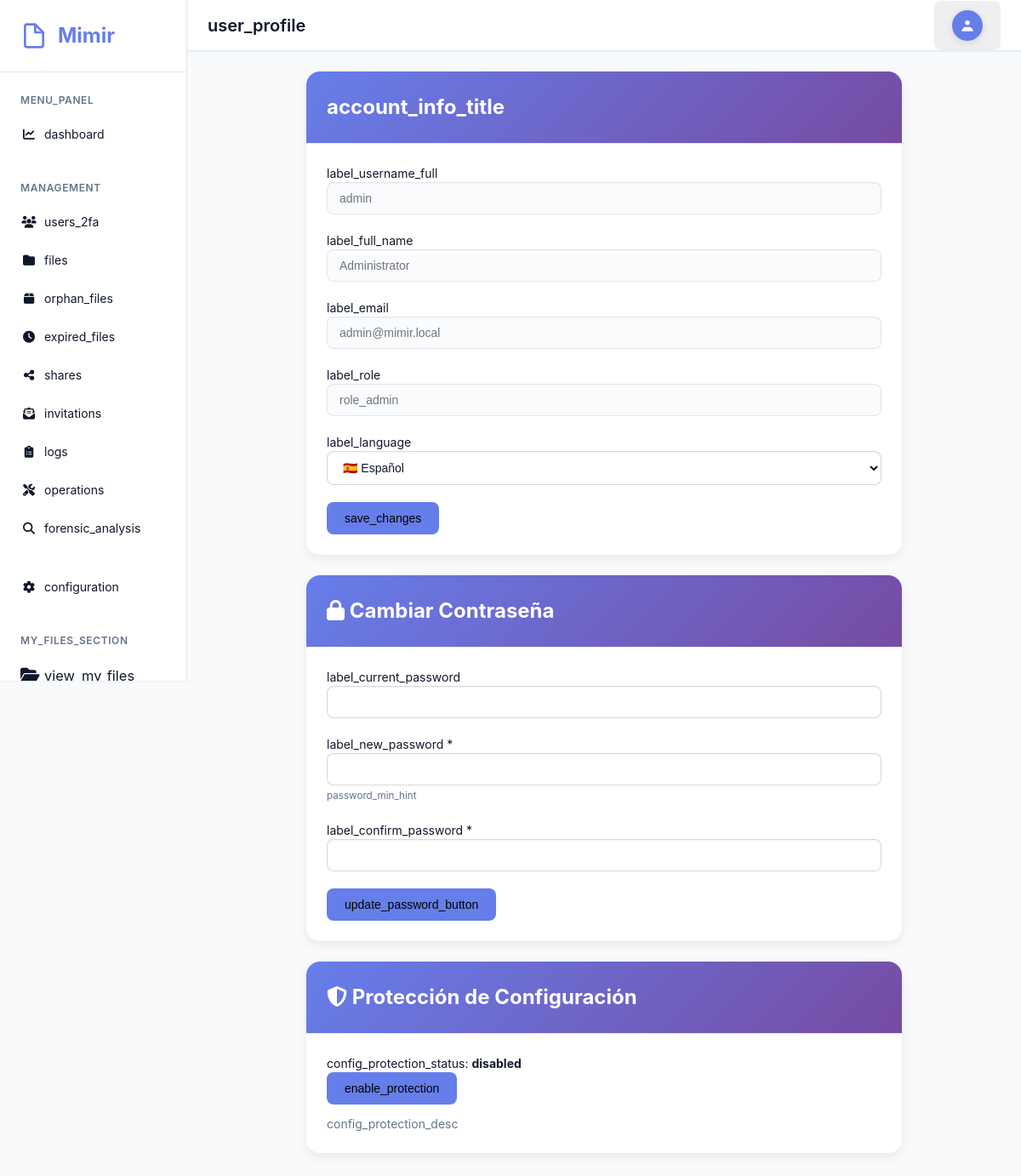
Before: /user/profile.php (signed in) with the older database file.
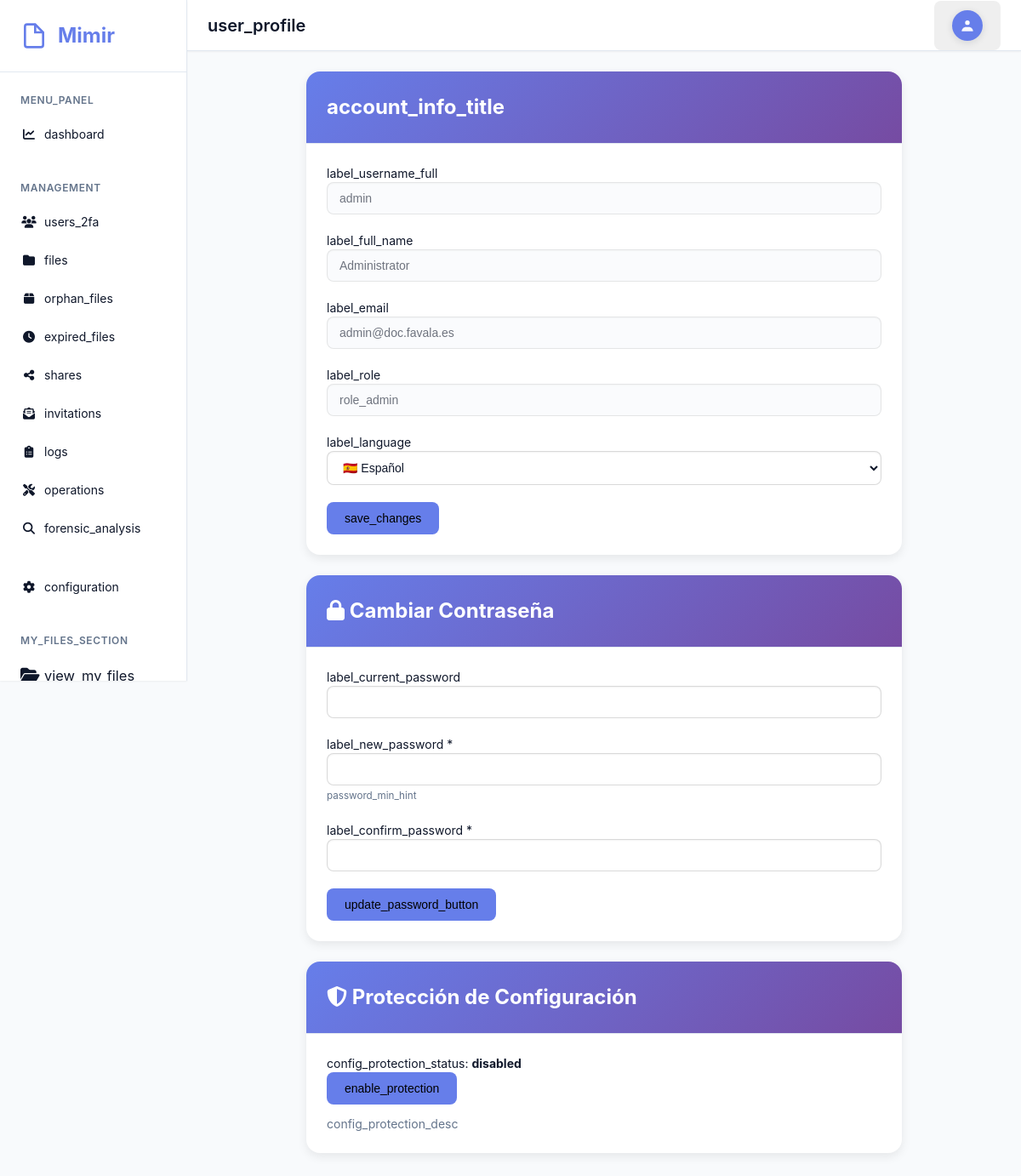
After: the same page with the newer database file.
### tables this page shows
CREATE TABLE `users` (
  `id` int(11) NOT NULL AUTO_INCREMENT,
  `username` varchar(50) NOT NULL,
  `email` varchar(100) NOT NULL,
  `language` varchar(10) DEFAULT NULL,
  `password` varchar(255) DEFAULT NULL,
  `full_name` varchar(100) DEFAULT NULL,
  `role` enum('admin','user') NOT NULL DEFAULT 'user',
  `is_active` tinyint(1) NOT NULL DEFAULT 1,
  `is_ldap` tinyint(1) NOT NULL DEFAULT 0,
  `storage_quota` bigint(20) DEFAULT NULL COMMENT 'Storage quota in bytes, NULL = unlimited',
  `storage_used` bigint(20) NOT NULL DEFAULT 0,
  `require_2fa` tinyint(1) NOT NULL DEFAULT 0 COMMENT 'Admin can force 2FA for this user',
  `force_password_change` tinyint(1) NOT NULL DEFAULT 0 COMMENT 'Require user to change password on next login',
  `trusted_devices` text DEFAULT NULL COMMENT 'JSON array of trusted device hashes',
  `last_login` datetime DEFAULT NULL,
  `locked_until` datetime DEFAULT NULL,
  `created_at` timestamp NOT NULL DEFAULT current_timestamp(),
  `updated_at` timestamp NOT NULL DEFAULT current_timestamp() ON UPDATE current_timestamp(),
  PRIMARY KEY (`id`),
  UNIQUE KEY `username` (`username`),
  KEY `idx_role` (`role`),
  KEY `idx_is_active` (`is_active`),
  KEY `idx_require_2fa` (`require_2fa`),
  KEY `idx_force_password_change` (`force_password_change`)
);

### includes/lang.php (called while the page is built, shortened)
<?php
function load_lang($code) {
    static $loaded = [];
    $code = preg_replace('/[^a-zA-Z0-9_\-]/', '', $code);
    if (isset($loaded[$code])) {
        return $loaded[$code];
    }
    $data = [];
    $loaded[$code] = $data;
    return $data;
}
function t($key, $vars = []) {
    $code = 'es';
    if (session_status() === PHP_SESSION_ACTIVE && !empty($_SESSION['lang'])) {
        $candidate = $_SESSION['lang'];
        if (is_string($candidate)) {
            $code = $candidate;
        }
    }
    $lang = load_lang($code);
    $fallback_en = load_lang('en');
    $fallback_es = load_lang('es');
    $merged = array_merge($fallback_es ?: [], $fallback_en ?: [], $lang ?: []);
    $value = isset($merged[$key]) ? $merged[$key] : $key;
    if ($vars === null || $vars === []) {
        return $value;
    }
    return $value;
}
function get_available_languages() {
    $dir = __DIR__ . '/../lang';
    $files = @scandir($dir) ?: [];
    $langs = [];
    $known = [
        'es' => 'Español',
        'en' => 'English',
        'fr' => 'Français',
        'de' => 'Deutsch'
    ];
    foreach ($files as $f) {
        if (substr($f, -4) === '.php') {
            $code = basename($f, '.php');
            $langs[$code] = $known[$code] ?? ucfirst($code);
        }
    }
    return $langs;
}
function get_language_flag_emoji($code) {
    $map = [
        'es' => "🇪🇸",
        'en' => "🇬🇧",
        'fr' => "🇫🇷",
        'de' => "🇩🇪",
        'pt' => "🇵🇹",
        'it' => "🇮🇹",
        'nl' => "🇳🇱",
        'sv' => "🇸🇪",
        'da' => "🇩🇰",
        'fi' => "🇫🇮",
        'pl' => "🇵🇱",
        'cs' => "🇨🇿",
        'hu' => "🇭🇺",
        'ro' => "🇷🇴",
    ];
    return $map[$code] ?? strtoupper(substr($code,0,2));
}

### includes/auth.php (called while the page is built, shortened)
<?php
require_once __DIR__ . '/config.php';
require_once __DIR__ . '/database.php';
class Auth {
    private $db;
    public function __construct() {
        $this->db = Database::getInstance()->getConnection();
    }
    public function isLoggedIn() {
        return isset($_SESSION['user_id']) && isset($_SESSION['username']);
    }
    public function isAdmin() {
        return $this->isLoggedIn() && $_SESSION['role'] === 'admin';
    }
    public function getUser() {
        return $this->getUserById($_SESSION['user_id']);
    }
    public function checkMaintenanceMode() {
        if ($this->isAdmin()) {
            return;
        }
        require_once __DIR__ . '/../classes/Config.php';
    }
    private function getUserById($id) {
        $stmt = $this->db->prepare("SELECT * FROM users WHERE id = ? LIMIT 1");
        $stmt->execute([$id]);
        return $stmt->fetch();
    }
}

### includes/database.php (called while the page is built, shortened)
<?php
class Database {
    private static $instance = null;
    private $conn;
    private function __construct() {
        try {
            $dsn = "mysql:host=" . DB_HOST . ";dbname=" . DB_NAME . ";charset=" . DB_CHARSET;
            $options = [
                PDO::ATTR_ERRMODE => PDO::ERRMODE_EXCEPTION,
                PDO::ATTR_DEFAULT_FETCH_MODE => PDO::FETCH_ASSOC,
                PDO::ATTR_EMULATE_PREPARES => false,
            ];
            $this->conn = new PDO($dsn, DB_USER, DB_PASS, $options);
        } catch (PDOException $e) {
            error_log("Database connection failed: " . $e->getMessage());
            throw new Exception("Database connection failed");
        }
    }
    public static function getInstance() {
        if (self::$instance === null) {
            self::$instance = new self();
        }
        return self::$instance;
    }
    public function getConnection() {
        return $this->conn;
    }
}

### classes/Config.php (called while the page is built, shortened)
<?php
class Config {
    private $db;
    private $cache = [];
    public function __construct() {
        $this->db = Database::getInstance()->getConnection();
        $this->loadConfig();
    }
    private function loadConfig() {
        try {
            $stmt = $this->db->query("SELECT config_key, config_value, config_type FROM config");
            while ($row = $stmt->fetch()) {
                $this->cache[$row['config_key']] = $this->castValue($row['config_value'], $row['config_type']);
            }
        } catch (Exception $e) {
            error_log("Config load error: " . $e->getMessage());
        }
    }
    public function get($key, $default = null) {
        return $this->cache[$key] ?? $default;
    }
    private function castValue($value, $type) {
        switch ($type) {
            case 'number':
                return is_numeric($value) ? (int)$value : 0;
            case 'boolean':
                return (bool)$value;
            case 'json':
                return json_decode($value, true);
            default:
                return $value;
        }
    }
}

### public/user/profile.php (the view, shortened to what the changed rows need)
<?php
require_once __DIR__ . '/../../includes/config.php';
require_once __DIR__ . '/../../includes/database.php';
require_once __DIR__ . '/../../includes/auth.php';
require_once __DIR__ . '/../../includes/layout.php';
require_once __DIR__ . '/../../classes/Config.php';
$auth = new Auth();
$auth->requireLogin();
$user = $auth->getUser();
?>
<div class="content">
    <div style="max-width: 700px; margin: 0 auto;">
        <div class="card" style="border-radius: 1rem; overflow: hidden; border: none; box-shadow: 0 4px 12px rgba(0,0,0,0.08); margin-bottom: 1.5rem;">
            <div class="card-header" style="padding: 1.5rem;">
                <h2 class="card-title" style="font-weight: 700; font-size: 1.5rem; margin: 0;"><?php echo t('account_info_title'); ?></h2>
            </div>
            <div class="card-body">
                <div class="form-group">
                    <label><?php echo t('label_username_full'); ?></label>
                    <input type="text" class="form-control" value="<?php echo htmlspecialchars($user['username']); ?>" disabled>
                </div>
                <div class="form-group">
                    <label><?php echo t('label_full_name'); ?></label>
                    <input type="text" class="form-control" value="<?php echo htmlspecialchars($user['full_name'] ?? ''); ?>" disabled>
                </div>
                <div class="form-group">
                    <label><?php echo t('label_email'); ?></label>
                    <input type="email" class="form-control" value="<?php echo htmlspecialchars($user['email'] ?? ''); ?>" disabled>
                </div>
                <form method="POST" style="margin-top:1rem;">
                    <div class="form-group">
                        <label><?php echo t('label_language'); ?></label>
                        <select name="language" class="form-control">
                            <?php
                            $langs = get_available_languages();
                            $cur = $user['language'] ?? (new Config())->get('default_language','es');
                            foreach ($langs as $code => $name):
                                $flag = get_language_flag_emoji($code);
                            ?>
                                <option value="<?php echo htmlspecialchars($code); ?>" <?php echo $cur === $code ? 'selected' : ''; ?>><?php echo htmlspecialchars(($flag ? $flag . ' ' : '') . $name); ?></option>
                            <?php endforeach; ?>
                        </select>
                    </div>
                </form>
            </div>
        </div>
        <?php if (!$user['is_ldap']): ?>
        <div class="card" style="border-radius: 1rem; overflow: hidden; border: none; box-shadow: 0 4px 12px rgba(0,0,0,0.08);">
            <div class="card-header" style="padding: 1.5rem;">
                <h2 class="card-title" style="font-weight: 700; font-size: 1.5rem; margin: 0;"><i class="fas fa-lock"></i> Cambiar Contraseña</h2>
            </div>
        </div>
        <?php endif; ?>
        <?php if ($user['role'] === 'admin'): ?>
        <div class="card" style="margin-top:1.5rem; border-radius: 1rem; overflow: hidden; border: none; box-shadow: 0 4px 12px rgba(0,0,0,0.08);">
            <div class="card-header" style="padding: 1.5rem;">
                <h2 class="card-title" style="font-weight: 700; font-size: 1.5rem; margin: 0;"><i class="fas fa-shield-alt"></i> Protección de Configuración</h2>
            </div>
        </div>
        <?php endif; ?>
    </div>
</div>

Changed rows visible on the page:
changed users "admin": email "admin@mimir.local" → "admin@doc.favala.es"
